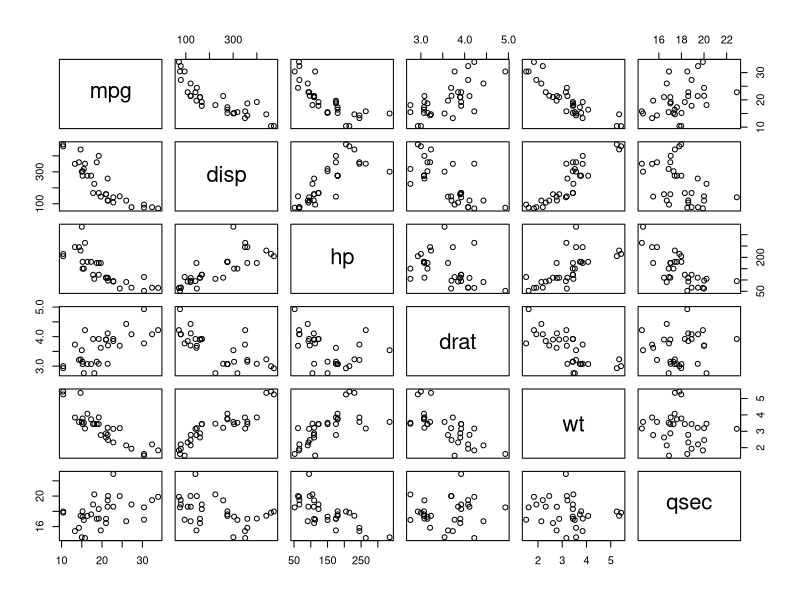

The R source for this figure: (Note: this script raises an error after producing the figure.)
library(datasets); data(mtcars); require(stats); require(graphics)

plot(mtcars[,c(1,3,4,5,6,7)])
## plotssss
require(gridExtra)
plot1<-qplot(wt,mpg,data=data)+geom_smooth(method = "lm")+ggtitle("MPG vs Weight")
plot2<-qplot(disp,mpg,data=data)+geom_smooth(method = "lm")+ggtitle("MPG vs Displacement")
plot3<-qplot(hp,mpg,data=data)+geom_smooth(method = "lm")+ggtitle("MPG vs Horsepower")
plot4<-qplot(drat,mpg,data=data)+geom_smooth(method = "lm")+ggtitle("MPG vs Rear Axle Ratio")
plot5<-qplot(qsec,mpg,data=data)+geom_smooth(method = "lm")+ggtitle("MPG vs Quarter Mile Time")
grid.arrange(plot1,plot2,plot3,plot4,plot5,ncol=3)

## factorize 
transmission<-factor(mtcars$am,labels=c("Automatic","Manual"))
data<-mtcars
data$am<-transmission
p1 <- 
    ggplot(data, aes(x=Time, y=weight, colour=Diet, group=Chick)) +
    geom_line() +
    ggtitle("Growth curve for individual chicks")

## Barplot
means.barplot <- qplot(x=am, y=mpg, fill=variable,
                       data =data_2 , geom="bar", stat="identity",
                       position="dodge")

## Good Graph
qplot(mpg,wt,data=data,color=am)




##Agreggate-find means
data_2<-aggregate(mpg~am,mean,data=data)


std<-function(x) sd(x)/sqrt(length(x))
data_3<-aggregate(mpg~am,std,dat=data)
data_2$lower<-c(data_2$mpg[1]-data_3$mpg[1],data_2$mpg[2]-data_3$mpg[2])
data_2$upper<-c(data_2$mpg[1]+data_3$mpg[1],data_2$mpg[2]+data_3$mpg[2])




## add SE's to bar plot
means.barplot <- qplot(x=am, y=mpg, fill=am,data=data_2, geom="bar", stat="identity",position="dodge")
means.barplot + geom_errorbar(aes(ymax=upper, ymin=lower), position=position_dodge(0.9),data=data_2)

## Summary
aggregate(mpg~am,summary,data=data)


